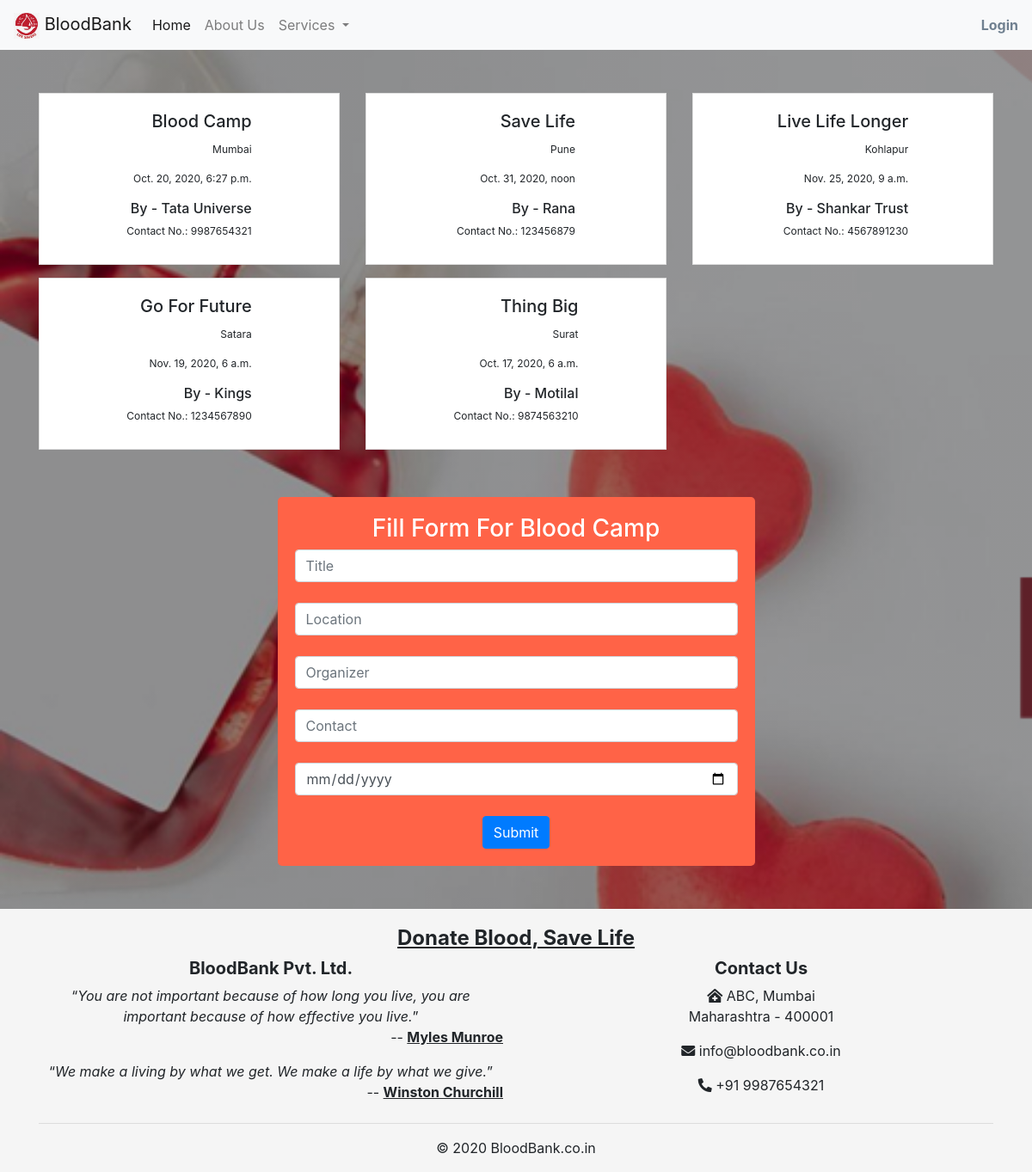
Page /availibility/camps/ on the committed database.
### availibility/models.py (models this page shows, shortened)
class Camp(models.Model):
	title = models.CharField(max_length=50)
	location = models.CharField(max_length=100)
	organizer = models.CharField(max_length=100)
	contact_no = models.IntegerField()
	date = models.DateTimeField()
	confirm = models.BooleanField(default=False)

### availibility/views.py (the view)
# urls.py: path('camps/', camp, name='camp')
def camp(request):
	camp_form = CampForm()
	if request.method == 'POST':
		camp_form = CampForm(request.POST)
		if camp_form.is_valid():
			camp_form.save()
			messages.info(request, 'Thank You For Scheduling Us.. We Will Call You !')
			return redirect('camp')
	else:
		camps = Camp.objects.all()
		return render(request, 'camp.html', {'camps': camps, 'campform':camp_form})

### availibility/forms.py
class CampForm(forms.ModelForm):
	class Meta:
		model = Camp
		fields = ('title', 'location', 'organizer', 'contact_no', 'date')

### templates/camp.html (shortened to what this page needs)
{% extends 'index.html' %}
{% block content %}
<div class="camp container">
	<div class="row">
	  	{% for camp in camps %}
	  	{% if camp.confirm is True %}
	  <div class="col-sm-4">
	    <div class="card text-right">
	      <div class="card-body">
	        <h5 class="card-title">{{ camp.title }}</h5>
	        <p class="card-text">{{ camp.location }}</p>
	        <p class="card-text">{{ camp.date }}</p>
	        <h6 class="card-text">By - {{ camp.organizer }}</h6>
	        <p class="card-text">Contact No.: {{ camp.contact_no }}</p>
	      </div>
	    </div>
	  </div>
	  	{% endif %}
	  	{% endfor %}
	</div>
	<center>
	<div>
	  	<form action="{% url 'camp' %}" method="POST">
	  		<h3>Fill Form For Blood Camp</h3>
	  		 <input class="form-control" type="text" placeholder="Title" name="title"><br>
	  		 <input class="form-control" type="text" placeholder="Location" name="location"><br>
	  		 <input class="form-control" type="text" placeholder="Organizer" name="organizer"><br>
	  		 <input class="form-control" type="number" placeholder="Contact" name="contact_no"><br>
	  		 <input class="form-control" type="date" placeholder="Date" name="date"><br>
	  		<button type="submit" class="btn btn-primary" >Submit</button>
	  	</form>
	</div>
	</center>
</div>
{% endblock %}

### static/css/main.css (style rules this page uses)
* { padding: 0; margin: 0; }
.card { align-items: center; margin-bottom: 15px; }

### static/css/availibility.css (style rules this page uses)
h3 { color: white; }
.camp { padding: 50px; }
.camp .card { height: 200px; width: 350px; border-radius: 0px; font-size: 12px; }
.camp form { margin-top: 40px; background-color: tomato; color: white; width: 50%; padding: 20px; border-radius: 5px; }

### rows in the picture
Camp: title "Blood Camp", location "Mumbai", date "Oct. 20, 2020, 6:27 p.m.", organizer "Tata Universe", contact_no "9987654321"
Camp: title "Save Life", location "Pune", date "Oct. 31, 2020, noon", organizer "Rana", contact_no "123456879"
Camp: title "Live Life Longer", location "Kohlapur", date "Nov. 25, 2020, 9 a.m.", organizer "Shankar Trust", contact_no "4567891230"
Camp: title "Go For Future", location "Satara", date "Nov. 19, 2020, 6 a.m.", organizer "Kings", contact_no "1234567890"
Camp: title "Thing Big", location "Surat", date "Oct. 17, 2020, 6 a.m.", organizer "Motilal", contact_no "9874563210"
